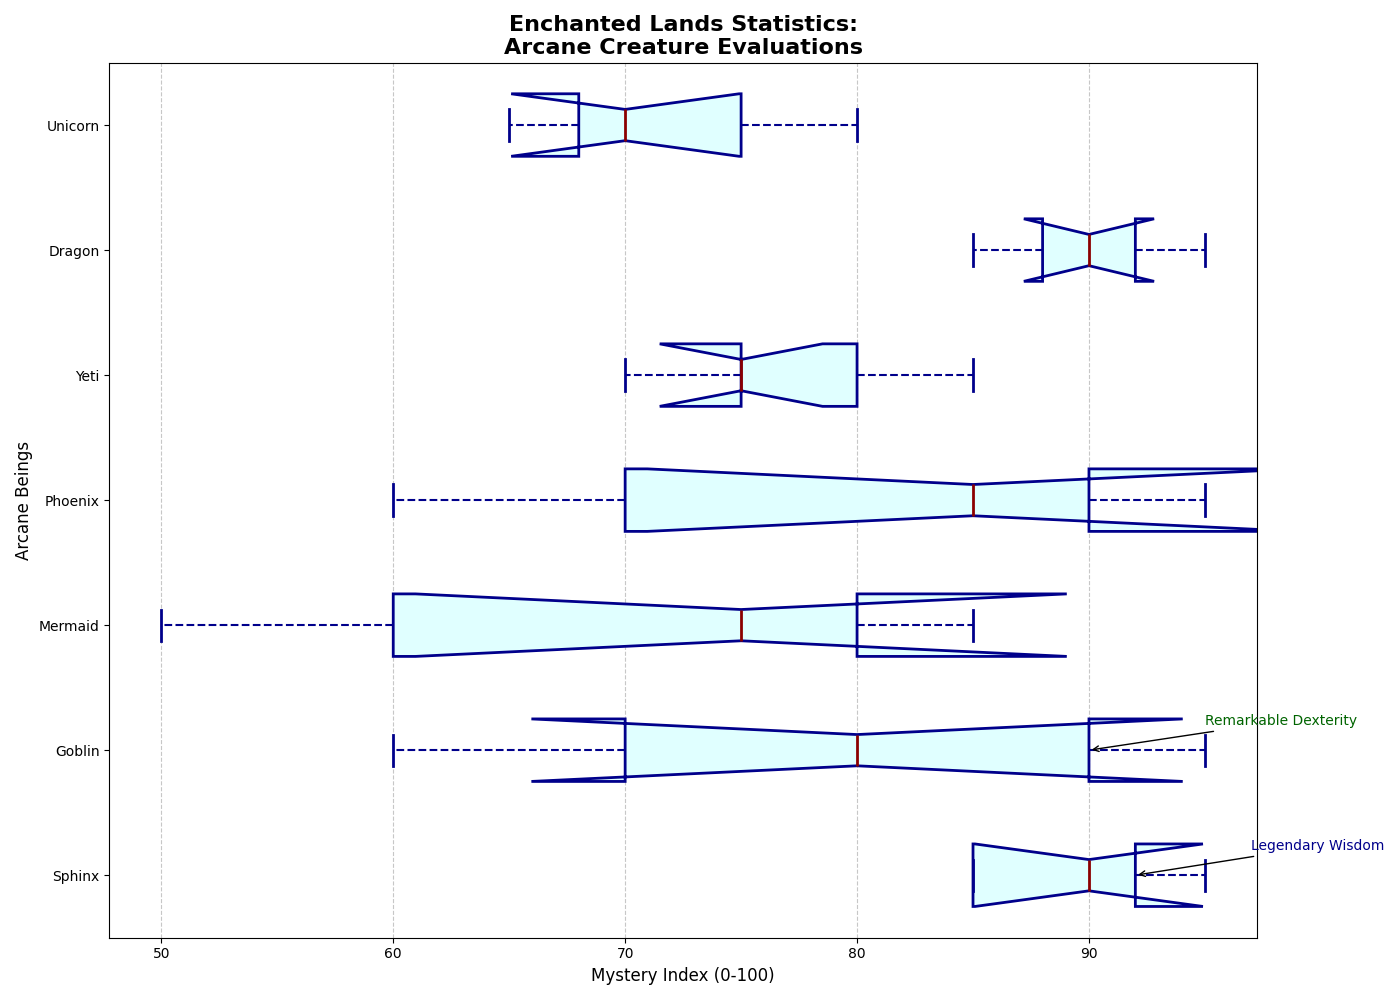

This figure's Python source:
import matplotlib.pyplot as plt
import numpy as np

creatures = ['Sphinx', 'Goblin', 'Mermaid', 'Phoenix', 'Yeti', 'Dragon', 'Unicorn']

scores = {
    'Sphinx': [95, 85, 90, 92, 85],
    'Goblin': [70, 95, 80, 60, 90],
    'Mermaid': [80, 60, 75, 85, 50],
    'Phoenix': [60, 85, 95, 70, 90],
    'Yeti': [75, 80, 70, 75, 85],
    'Dragon': [88, 92, 85, 95, 90],
    'Unicorn': [70, 75, 80, 65, 68]
}

box_plot_data = [scores[creature] for creature in creatures]

fig, ax = plt.subplots(figsize=(14, 10))

box_colors = ['lightcyan', 'lightgrey', 'lightgreen', 'lightblue', 'lightpink', 'lightyellow', 'lavender']

boxprops_list = [
    dict(linestyle='-', linewidth=2, color='darkblue', facecolor=color)
    for color in box_colors
]

ax.boxplot(box_plot_data, labels=creatures, patch_artist=True, vert=False,
           boxprops=boxprops_list[0], medianprops=dict(linestyle='-', linewidth=2, color='darkred'),
           whiskerprops=dict(linestyle='--', linewidth=1.5, color='darkblue'),
           capprops=dict(linestyle='-', linewidth=2, color='darkblue'),
           flierprops=dict(marker='o', color='darkgreen', markersize=5, alpha=0.5),
           notch=True,)

for patch, color in zip(ax.artists, box_colors):
    patch.set_facecolor(color)

ax.set_title("Enchanted Lands Statistics:\nArcane Creature Evaluations", fontsize=16, fontweight='bold', loc='center')
ax.set_xlabel('Mystery Index (0-100)', fontsize=12)
ax.set_ylabel('Arcane Beings', fontsize=12)
ax.grid(axis='x', linestyle='--', alpha=0.7)

ax.annotate('Legendary Wisdom', xy=(scores['Sphinx'][3], 1), xytext=(scores['Sphinx'][3] + 5, 1.2),
            arrowprops=dict(facecolor='gray', arrowstyle='->'), fontsize=10, color='darkblue')
ax.annotate('Remarkable Dexterity', xy=(scores['Goblin'][4], 2), xytext=(scores['Goblin'][4] + 5, 2.2),
            arrowprops=dict(facecolor='gray', arrowstyle='->'), fontsize=10, color='darkgreen')

plt.tight_layout()
plt.show()
